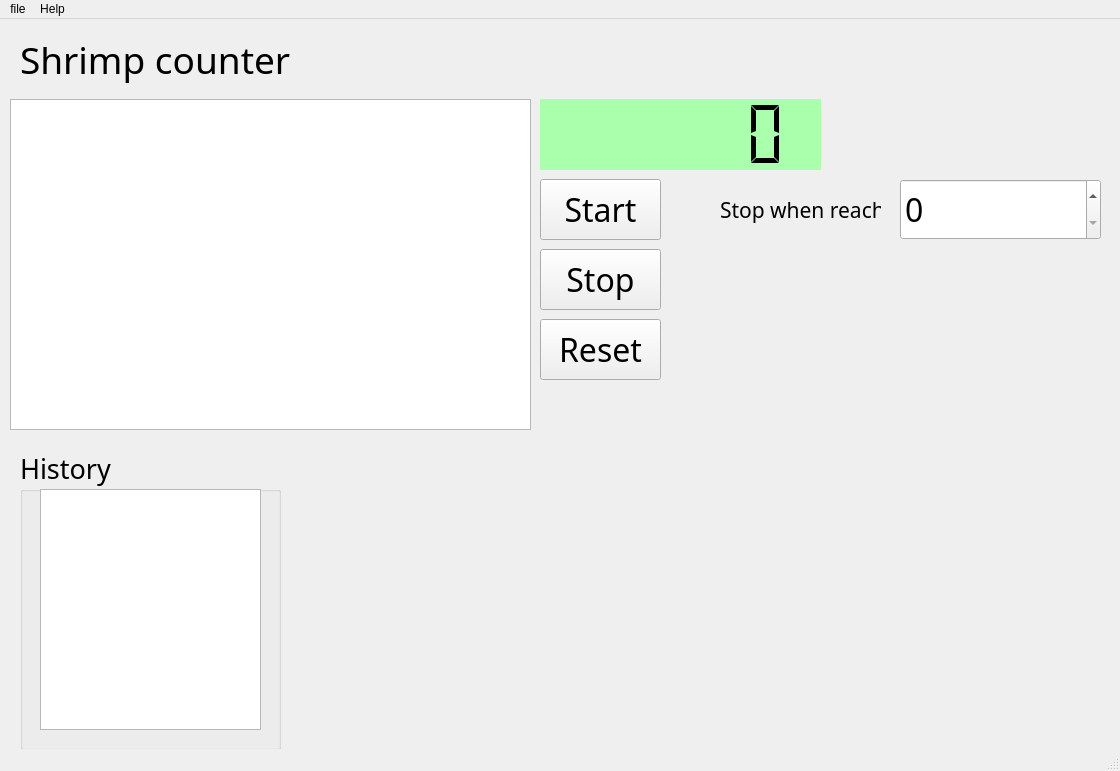
<?xml version="1.0" encoding="UTF-8"?>
<ui version="4.0">
 <class>MainWindow</class>
 <widget class="QMainWindow" name="MainWindow">
  <property name="geometry">
   <rect>
    <x>0</x>
    <y>0</y>
    <width>1120</width>
    <height>771</height>
   </rect>
  </property>
  <property name="windowTitle">
   <string>Shrimp counter</string>
  </property>
  <widget class="QWidget" name="centralwidget">
   <widget class="QPushButton" name="stop_btn">
    <property name="geometry">
     <rect>
      <x>540</x>
      <y>230</y>
      <width>121</width>
      <height>61</height>
     </rect>
    </property>
    <property name="font">
     <font>
      <family>Yu Gothic UI Light</family>
      <pointsize>24</pointsize>
     </font>
    </property>
    <property name="text">
     <string>Stop</string>
    </property>
   </widget>
   <widget class="QLabel" name="label">
    <property name="geometry">
     <rect>
      <x>20</x>
      <y>10</y>
      <width>401</width>
      <height>61</height>
     </rect>
    </property>
    <property name="font">
     <font>
      <family>Yu Gothic UI Light</family>
      <pointsize>28</pointsize>
     </font>
    </property>
    <property name="text">
     <string>Shrimp counter</string>
    </property>
    <property name="textFormat">
     <enum>Qt::RichText</enum>
    </property>
    <property name="scaledContents">
     <bool>true</bool>
    </property>
   </widget>
   <widget class="QLCDNumber" name="lcdNumber">
    <property name="geometry">
     <rect>
      <x>540</x>
      <y>80</y>
      <width>281</width>
      <height>71</height>
     </rect>
    </property>
    <property name="minimumSize">
     <size>
      <width>0</width>
      <height>61</height>
     </size>
    </property>
    <property name="palette">
     <palette>
      <active>
       <colorrole role="WindowText">
        <brush brushstyle="SolidPattern">
         <color alpha="255">
          <red>0</red>
          <green>0</green>
          <blue>0</blue>
         </color>
        </brush>
       </colorrole>
       <colorrole role="Button">
        <brush brushstyle="SolidPattern">
         <color alpha="255">
          <red>170</red>
          <green>255</green>
          <blue>173</blue>
         </color>
        </brush>
       </colorrole>
       <colorrole role="Light">
        <brush brushstyle="SolidPattern">
         <color alpha="255">
          <red>255</red>
          <green>255</green>
          <blue>255</blue>
         </color>
        </brush>
       </colorrole>
       <colorrole role="Midlight">
        <brush brushstyle="SolidPattern">
         <color alpha="255">
          <red>212</red>
          <green>255</green>
          <blue>214</blue>
         </color>
        </brush>
       </colorrole>
       <colorrole role="Dark">
        <brush brushstyle="SolidPattern">
         <color alpha="255">
          <red>85</red>
          <green>127</green>
          <blue>86</blue>
         </color>
        </brush>
       </colorrole>
       <colorrole role="Mid">
        <brush brushstyle="SolidPattern">
         <color alpha="255">
          <red>113</red>
          <green>170</green>
          <blue>115</blue>
         </color>
        </brush>
       </colorrole>
       <colorrole role="Text">
        <brush brushstyle="SolidPattern">
         <color alpha="255">
          <red>0</red>
          <green>0</green>
          <blue>0</blue>
         </color>
        </brush>
       </colorrole>
       <colorrole role="BrightText">
        <brush brushstyle="SolidPattern">
         <color alpha="255">
          <red>255</red>
          <green>255</green>
          <blue>255</blue>
         </color>
        </brush>
       </colorrole>
       <colorrole role="ButtonText">
        <brush brushstyle="SolidPattern">
         <color alpha="255">
          <red>0</red>
          <green>0</green>
          <blue>0</blue>
         </color>
        </brush>
       </colorrole>
       <colorrole role="Base">
        <brush brushstyle="SolidPattern">
         <color alpha="255">
          <red>255</red>
          <green>255</green>
          <blue>255</blue>
         </color>
        </brush>
       </colorrole>
       <colorrole role="Window">
        <brush brushstyle="SolidPattern">
         <color alpha="255">
          <red>170</red>
          <green>255</green>
          <blue>173</blue>
         </color>
        </brush>
       </colorrole>
       <colorrole role="Shadow">
        <brush brushstyle="SolidPattern">
         <color alpha="255">
          <red>0</red>
          <green>0</green>
          <blue>0</blue>
         </color>
        </brush>
       </colorrole>
       <colorrole role="AlternateBase">
        <brush brushstyle="SolidPattern">
         <color alpha="255">
          <red>212</red>
          <green>255</green>
          <blue>214</blue>
         </color>
        </brush>
       </colorrole>
       <colorrole role="ToolTipBase">
        <brush brushstyle="SolidPattern">
         <color alpha="255">
          <red>255</red>
          <green>255</green>
          <blue>220</blue>
         </color>
        </brush>
       </colorrole>
       <colorrole role="ToolTipText">
        <brush brushstyle="SolidPattern">
         <color alpha="255">
          <red>0</red>
          <green>0</green>
          <blue>0</blue>
         </color>
        </brush>
       </colorrole>
       <colorrole role="PlaceholderText">
        <brush brushstyle="SolidPattern">
         <color alpha="128">
          <red>0</red>
          <green>0</green>
          <blue>0</blue>
         </color>
        </brush>
       </colorrole>
      </active>
      <inactive>
       <colorrole role="WindowText">
        <brush brushstyle="SolidPattern">
         <color alpha="255">
          <red>0</red>
          <green>0</green>
          <blue>0</blue>
         </color>
        </brush>
       </colorrole>
       <colorrole role="Button">
        <brush brushstyle="SolidPattern">
         <color alpha="255">
          <red>170</red>
          <green>255</green>
          <blue>173</blue>
         </color>
        </brush>
       </colorrole>
       <colorrole role="Light">
        <brush brushstyle="SolidPattern">
         <color alpha="255">
          <red>255</red>
          <green>255</green>
          <blue>255</blue>
         </color>
        </brush>
       </colorrole>
       <colorrole role="Midlight">
        <brush brushstyle="SolidPattern">
         <color alpha="255">
          <red>212</red>
          <green>255</green>
          <blue>214</blue>
         </color>
        </brush>
       </colorrole>
       <colorrole role="Dark">
        <brush brushstyle="SolidPattern">
         <color alpha="255">
          <red>85</red>
          <green>127</green>
          <blue>86</blue>
         </color>
        </brush>
       </colorrole>
       <colorrole role="Mid">
        <brush brushstyle="SolidPattern">
         <color alpha="255">
          <red>113</red>
          <green>170</green>
          <blue>115</blue>
         </color>
        </brush>
       </colorrole>
       <colorrole role="Text">
        <brush brushstyle="SolidPattern">
         <color alpha="255">
          <red>0</red>
          <green>0</green>
          <blue>0</blue>
         </color>
        </brush>
       </colorrole>
       <colorrole role="BrightText">
        <brush brushstyle="SolidPattern">
         <color alpha="255">
          <red>255</red>
          <green>255</green>
          <blue>255</blue>
         </color>
        </brush>
       </colorrole>
       <colorrole role="ButtonText">
        <brush brushstyle="SolidPattern">
         <color alpha="255">
          <red>0</red>
          <green>0</green>
          <blue>0</blue>
         </color>
        </brush>
       </colorrole>
       <colorrole role="Base">
        <brush brushstyle="SolidPattern">
         <color alpha="255">
          <red>255</red>
          <green>255</green>
          <blue>255</blue>
         </color>
        </brush>
       </colorrole>
       <colorrole role="Window">
        <brush brushstyle="SolidPattern">
         <color alpha="255">
          <red>170</red>
          <green>255</green>
          <blue>173</blue>
         </color>
        </brush>
       </colorrole>
       <colorrole role="Shadow">
        <brush brushstyle="SolidPattern">
         <color alpha="255">
          <red>0</red>
          <green>0</green>
          <blue>0</blue>
         </color>
        </brush>
       </colorrole>
       <colorrole role="AlternateBase">
        <brush brushstyle="SolidPattern">
         <color alpha="255">
          <red>212</red>
          <green>255</green>
          <blue>214</blue>
         </color>
        </brush>
       </colorrole>
       <colorrole role="ToolTipBase">
        <brush brushstyle="SolidPattern">
         <color alpha="255">
          <red>255</red>
          <green>255</green>
          <blue>220</blue>
         </color>
        </brush>
       </colorrole>
       <colorrole role="ToolTipText">
        <brush brushstyle="SolidPattern">
         <color alpha="255">
          <red>0</red>
          <green>0</green>
          <blue>0</blue>
         </color>
        </brush>
       </colorrole>
       <colorrole role="PlaceholderText">
        <brush brushstyle="SolidPattern">
         <color alpha="128">
          <red>0</red>
          <green>0</green>
          <blue>0</blue>
         </color>
        </brush>
       </colorrole>
      </inactive>
      <disabled>
       <colorrole role="WindowText">
        <brush brushstyle="SolidPattern">
         <color alpha="255">
          <red>85</red>
          <green>127</green>
          <blue>86</blue>
         </color>
        </brush>
       </colorrole>
       <colorrole role="Button">
        <brush brushstyle="SolidPattern">
         <color alpha="255">
          <red>170</red>
          <green>255</green>
          <blue>173</blue>
         </color>
        </brush>
       </colorrole>
       <colorrole role="Light">
        <brush brushstyle="SolidPattern">
         <color alpha="255">
          <red>255</red>
          <green>255</green>
          <blue>255</blue>
         </color>
        </brush>
       </colorrole>
       <colorrole role="Midlight">
        <brush brushstyle="SolidPattern">
         <color alpha="255">
          <red>212</red>
          <green>255</green>
          <blue>214</blue>
         </color>
        </brush>
       </colorrole>
       <colorrole role="Dark">
        <brush brushstyle="SolidPattern">
         <color alpha="255">
          <red>85</red>
          <green>127</green>
          <blue>86</blue>
         </color>
        </brush>
       </colorrole>
       <colorrole role="Mid">
        <brush brushstyle="SolidPattern">
         <color alpha="255">
          <red>113</red>
          <green>170</green>
          <blue>115</blue>
         </color>
        </brush>
       </colorrole>
       <colorrole role="Text">
        <brush brushstyle="SolidPattern">
         <color alpha="255">
          <red>85</red>
          <green>127</green>
          <blue>86</blue>
         </color>
        </brush>
       </colorrole>
       <colorrole role="BrightText">
        <brush brushstyle="SolidPattern">
         <color alpha="255">
          <red>255</red>
          <green>255</green>
          <blue>255</blue>
         </color>
        </brush>
       </colorrole>
       <colorrole role="ButtonText">
        <brush brushstyle="SolidPattern">
         <color alpha="255">
          <red>85</red>
          <green>127</green>
          <blue>86</blue>
         </color>
        </brush>
       </colorrole>
       <colorrole role="Base">
        <brush brushstyle="SolidPattern">
         <color alpha="255">
          <red>170</red>
          <green>255</green>
          <blue>173</blue>
         </color>
        </brush>
       </colorrole>
       <colorrole role="Window">
        <brush brushstyle="SolidPattern">
         <color alpha="255">
          <red>170</red>
          <green>255</green>
          <blue>173</blue>
         </color>
        </brush>
       </colorrole>
       <colorrole role="Shadow">
        <brush brushstyle="SolidPattern">
         <color alpha="255">
          <red>0</red>
          <green>0</green>
          <blue>0</blue>
         </color>
        </brush>
       </colorrole>
       <colorrole role="AlternateBase">
        <brush brushstyle="SolidPattern">
         <color alpha="255">
          <red>170</red>
          <green>255</green>
          <blue>173</blue>
         </color>
        </brush>
       </colorrole>
       <colorrole role="ToolTipBase">
        <brush brushstyle="SolidPattern">
         <color alpha="255">
          <red>255</red>
          <green>255</green>
          <blue>220</blue>
         </color>
        </brush>
       </colorrole>
       <colorrole role="ToolTipText">
        <brush brushstyle="SolidPattern">
         <color alpha="255">
          <red>0</red>
          <green>0</green>
          <blue>0</blue>
         </color>
        </brush>
       </colorrole>
       <colorrole role="PlaceholderText">
        <brush brushstyle="SolidPattern">
         <color alpha="128">
          <red>0</red>
          <green>0</green>
          <blue>0</blue>
         </color>
        </brush>
       </colorrole>
      </disabled>
     </palette>
    </property>
    <property name="font">
     <font>
      <family>Yu Gothic UI Light</family>
      <pointsize>9</pointsize>
     </font>
    </property>
    <property name="autoFillBackground">
     <bool>true</bool>
    </property>
    <property name="frameShape">
     <enum>QFrame::NoFrame</enum>
    </property>
    <property name="lineWidth">
     <number>1</number>
    </property>
    <property name="smallDecimalPoint">
     <bool>false</bool>
    </property>
    <property name="digitCount">
     <number>6</number>
    </property>
    <property name="segmentStyle">
     <enum>QLCDNumber::Flat</enum>
    </property>
    <property name="intValue" stdset="0">
     <number>0</number>
    </property>
   </widget>
   <widget class="QPushButton" name="reset_btn">
    <property name="geometry">
     <rect>
      <x>540</x>
      <y>300</y>
      <width>121</width>
      <height>61</height>
     </rect>
    </property>
    <property name="font">
     <font>
      <family>Yu Gothic UI Light</family>
      <pointsize>24</pointsize>
     </font>
    </property>
    <property name="tabletTracking">
     <bool>false</bool>
    </property>
    <property name="acceptDrops">
     <bool>false</bool>
    </property>
    <property name="text">
     <string>Reset</string>
    </property>
   </widget>
   <widget class="QPushButton" name="start_btn">
    <property name="geometry">
     <rect>
      <x>540</x>
      <y>160</y>
      <width>121</width>
      <height>61</height>
     </rect>
    </property>
    <property name="font">
     <font>
      <family>Yu Gothic UI Light</family>
      <pointsize>24</pointsize>
     </font>
    </property>
    <property name="tabletTracking">
     <bool>false</bool>
    </property>
    <property name="acceptDrops">
     <bool>false</bool>
    </property>
    <property name="text">
     <string>Start</string>
    </property>
    <property name="flat">
     <bool>false</bool>
    </property>
   </widget>
   <widget class="QGraphicsView" name="graphicsView">
    <property name="geometry">
     <rect>
      <x>10</x>
      <y>80</y>
      <width>521</width>
      <height>331</height>
     </rect>
    </property>
   </widget>
   <widget class="QGroupBox" name="groupBox">
    <property name="geometry">
     <rect>
      <x>20</x>
      <y>430</y>
      <width>261</width>
      <height>301</height>
     </rect>
    </property>
    <property name="font">
     <font>
      <family>Yu Gothic UI Light</family>
      <pointsize>20</pointsize>
     </font>
    </property>
    <property name="title">
     <string>History</string>
    </property>
    <widget class="QTableView" name="tableView">
     <property name="geometry">
      <rect>
       <x>20</x>
       <y>40</y>
       <width>221</width>
       <height>241</height>
      </rect>
     </property>
    </widget>
   </widget>
   <widget class="QSpinBox" name="spinBox">
    <property name="geometry">
     <rect>
      <x>900</x>
      <y>160</y>
      <width>201</width>
      <height>61</height>
     </rect>
    </property>
    <property name="font">
     <font>
      <family>Yu Gothic UI Light</family>
      <pointsize>24</pointsize>
     </font>
    </property>
    <property name="layoutDirection">
     <enum>Qt::LeftToRight</enum>
    </property>
    <property name="maximum">
     <number>999999</number>
    </property>
   </widget>
   <widget class="QLabel" name="label_2">
    <property name="geometry">
     <rect>
      <x>720</x>
      <y>160</y>
      <width>161</width>
      <height>61</height>
     </rect>
    </property>
    <property name="font">
     <font>
      <family>Yu Gothic UI Light</family>
      <pointsize>16</pointsize>
     </font>
    </property>
    <property name="text">
     <string>Stop when reach</string>
    </property>
   </widget>
  </widget>
  <widget class="QMenuBar" name="menubar">
   <property name="geometry">
    <rect>
     <x>0</x>
     <y>0</y>
     <width>1120</width>
     <height>21</height>
    </rect>
   </property>
   <widget class="QMenu" name="menufile">
    <property name="title">
     <string>file</string>
    </property>
    <addaction name="actionExport_CSV"/>
    <addaction name="actionExport_XSLX"/>
   </widget>
   <widget class="QMenu" name="menuHelp">
    <property name="title">
     <string>Help</string>
    </property>
    <addaction name="actionDoc"/>
    <addaction name="actionLicense"/>
   </widget>
   <addaction name="menufile"/>
   <addaction name="menuHelp"/>
  </widget>
  <widget class="QStatusBar" name="statusbar"/>
  <action name="actionExport_CSV">
   <property name="text">
    <string>Export CSV</string>
   </property>
  </action>
  <action name="actionExport_XSLX">
   <property name="text">
    <string>Export XSLX</string>
   </property>
  </action>
  <action name="actionDoc">
   <property name="text">
    <string>Doc</string>
   </property>
  </action>
  <action name="actionLicense">
   <property name="text">
    <string>License</string>
   </property>
  </action>
 </widget>
 <resources/>
 <connections/>
 <designerdata>
  <property name="gridDeltaX">
   <number>20</number>
  </property>
  <property name="gridDeltaY">
   <number>10</number>
  </property>
  <property name="gridSnapX">
   <bool>true</bool>
  </property>
  <property name="gridSnapY">
   <bool>true</bool>
  </property>
  <property name="gridVisible">
   <bool>true</bool>
  </property>
 </designerdata>
</ui>
